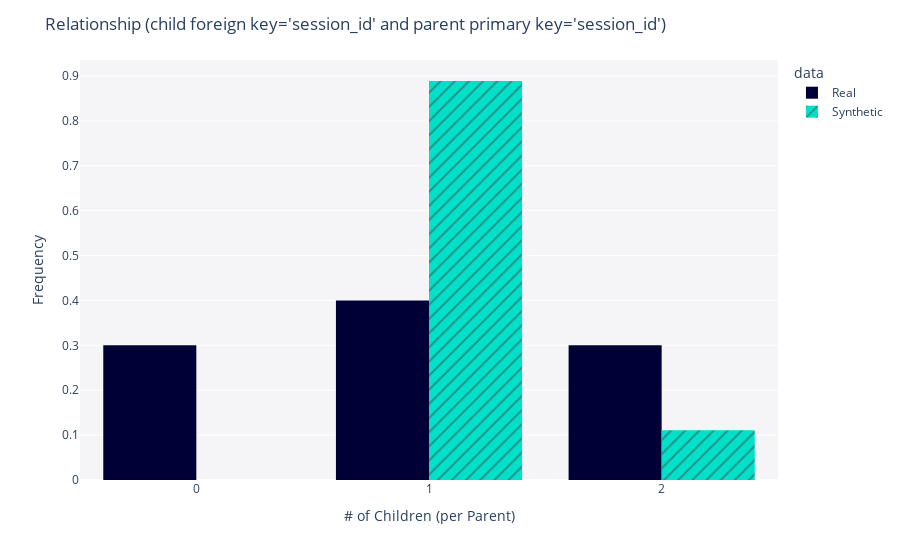

This figure's notebook cell:
### Code cell
from sdmetrics.demos import load_demo
from sdmetrics.reports.utils import get_cardinality_plot, get_cardinality


# Load the demo dataset
real_data, synthetic_data, metadata = load_demo(modality='multi_table')

# Get the cardinality plot
fig = get_cardinality_plot(
    real_data, synthetic_data, child_foreign_key='session_id', parent_table_name='sessions', metadata=metadata
)

fig.show()

### Figure 1 — Plotly figure (JSON) as saved in the notebook; plotly's stock layout.template omitted (floating-point values rounded to 4 significant figures)
{"data": [{"alignmentgroup": "True", "bingroup": "x", "histfunc": "sum", "histnorm": "probability density", "hovertemplate": "<b>Real</b><br>Frequency: %{y}<extra></extra>", "legendgroup": "Real", "marker": {"color": "#000036", "pattern": {"shape": ""}}, "name": "Real", "nbinsx": 3, "offsetgroup": "Real", "orientation": "v", "showlegend": true, "type": "histogram", "x": [0, 1, 2], "xaxis": "x", "y": [3, 4, 3], "yaxis": "y"}, {"alignmentgroup": "True", "bingroup": "x", "histfunc": "sum", "histnorm": "probability density", "hovertemplate": "<b>Synthetic</b><br>Frequency: %{y}<extra></extra>", "legendgroup": "Synthetic", "marker": {"color": "#01E0C9", "pattern": {"shape": "/"}}, "name": "Synthetic", "nbinsx": 3, "offsetgroup": "Synthetic", "orientation": "v", "showlegend": true, "type": "histogram", "x": [1, 2], "xaxis": "x", "y": [8, 1], "yaxis": "y"}], "layout": {"barmode": "group", "legend": {"title": {"text": "data"}, "tracegroupgap": 0}, "margin": {"t": 60}, "plot_bgcolor": "#F5F5F8", "title": {"text": "Relationship (child foreign key='session_id' and parent primary key='session_id')"}, "xaxis": {"anchor": "y", "domain": [0, 1], "title": {"text": "# of Children (per Parent)"}}, "yaxis": {"anchor": "x", "domain": [0, 1], "title": {"text": "Frequency"}}}}
